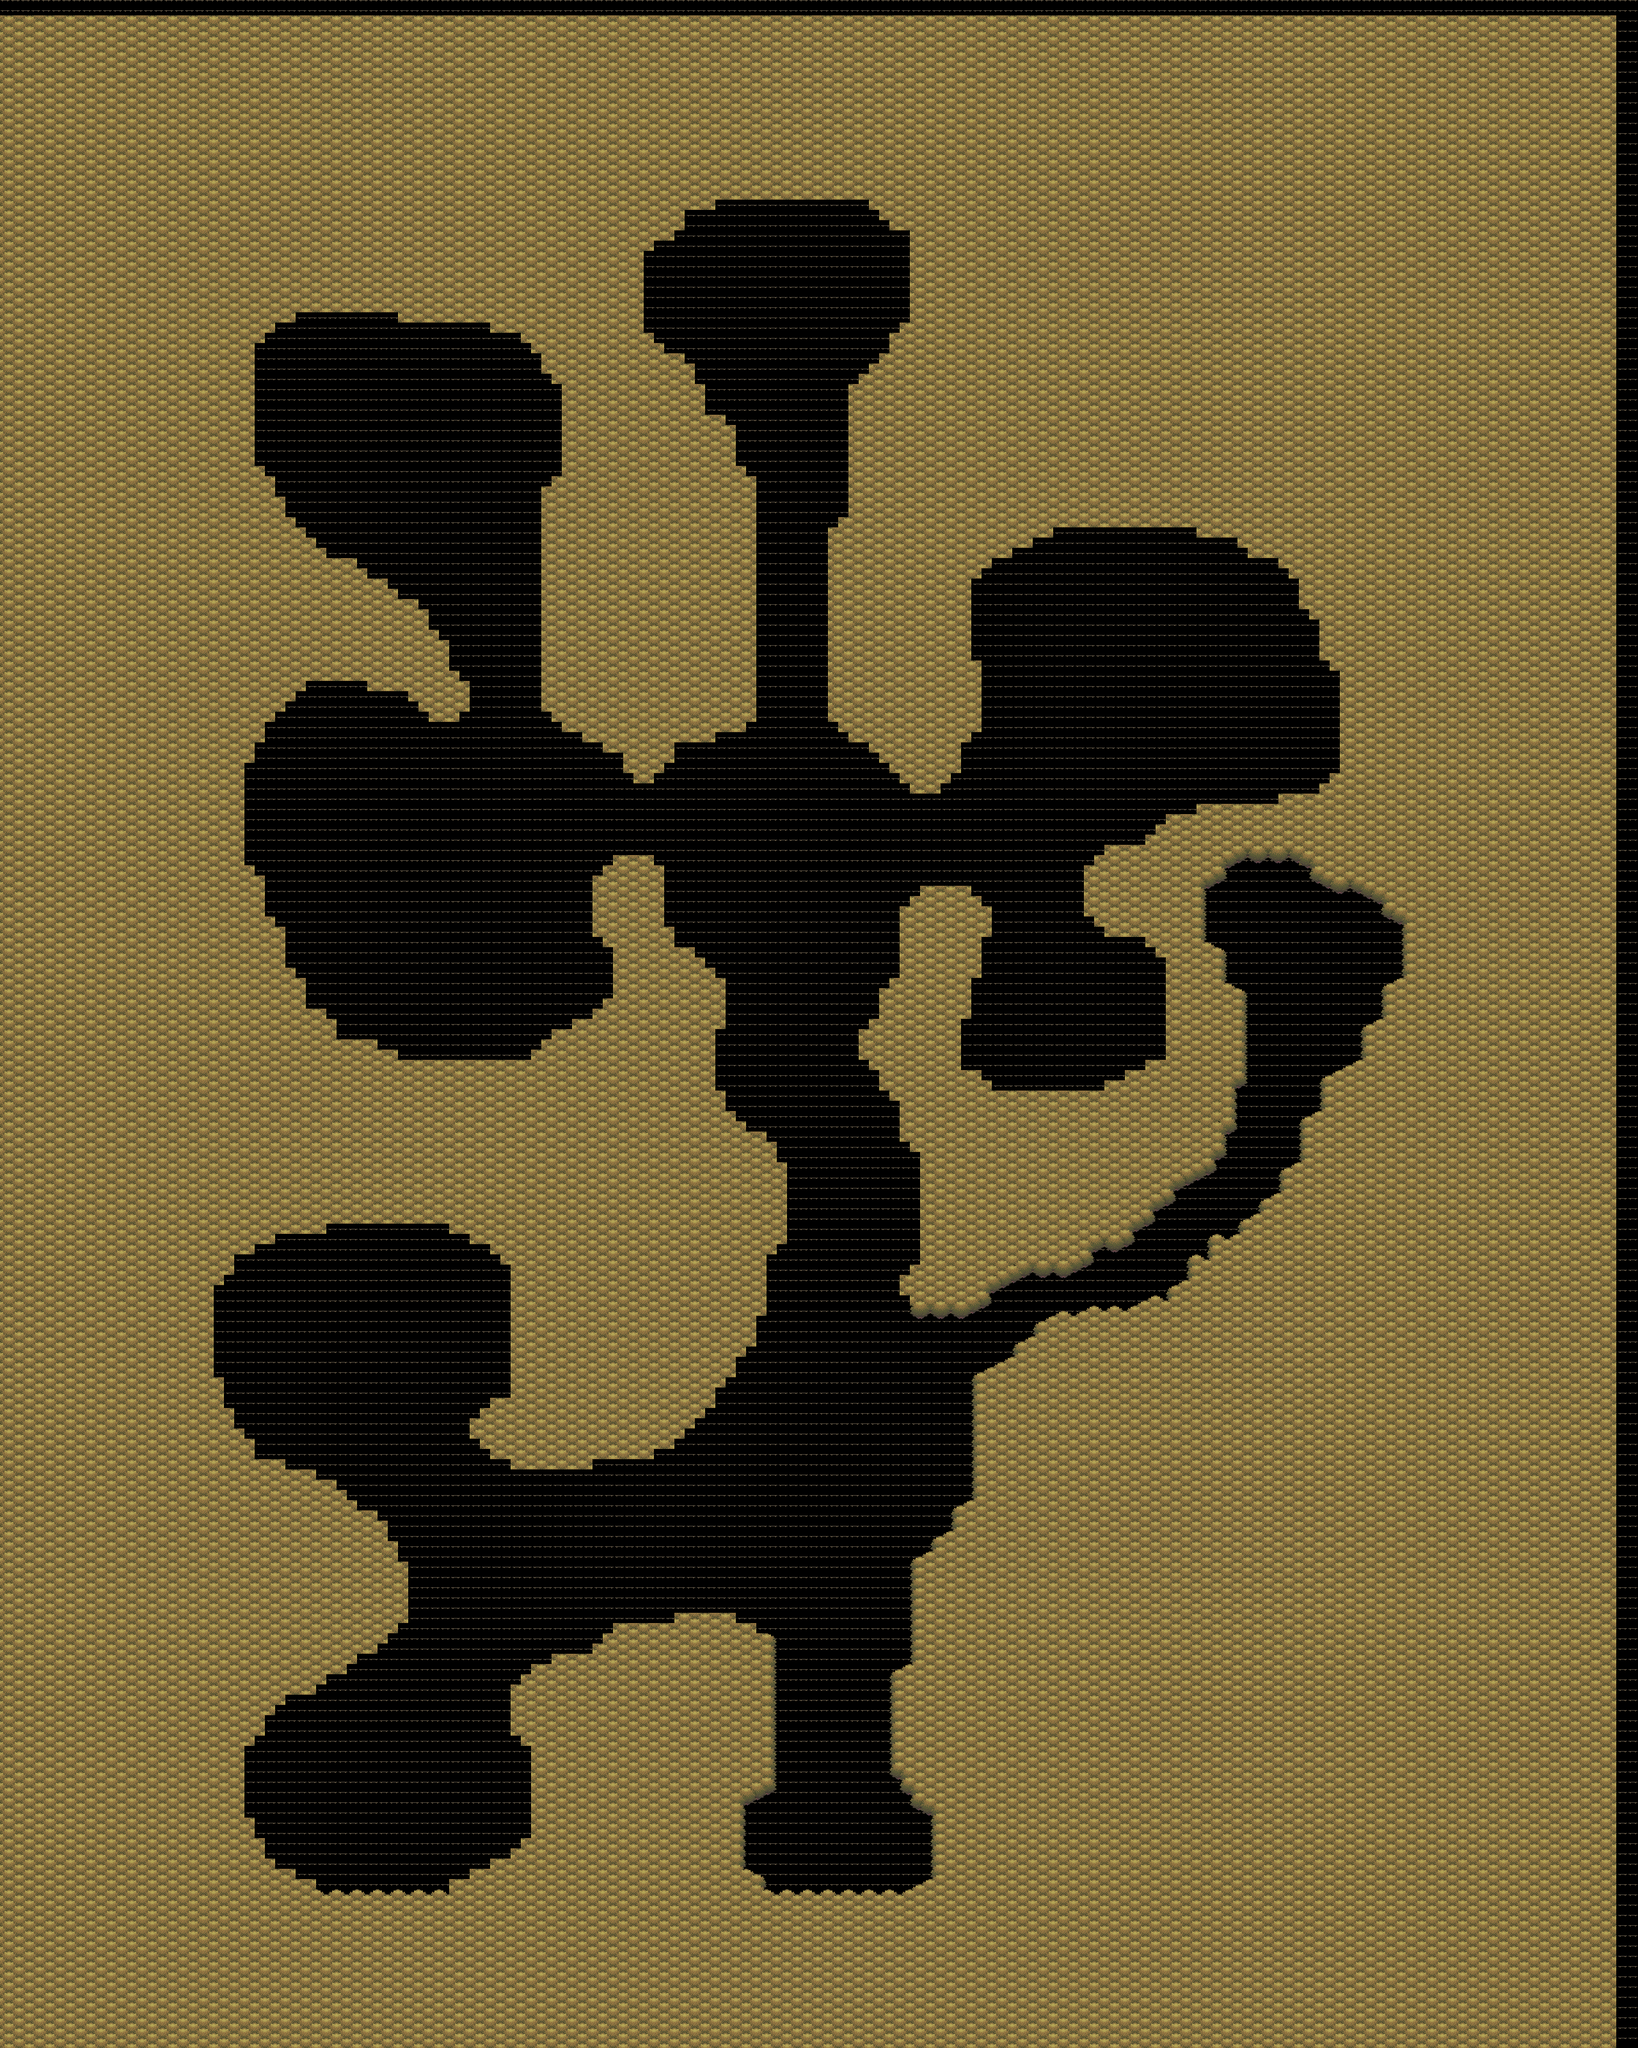

This game map was drawn from its Tiled (.tmx) file and the tilesets committed beside it. A one-line description and the trimmed map source follow:
An orthogonal 160x200 tile map with 16x16 px tiles, 4 tile layers (Tile Layer 1, tree1, main tree, Tile Layer 4).

<map version="1.9" tiledversion="1.9.0" orientation="orthogonal" renderorder="right-down" width="160" height="200" tilewidth="16" tileheight="16" infinite="0" nextlayerid="6" nextobjectid="1">
 <tileset firstgid="1" source="pastel-set-1.tsx" />
 <layer id="1" name="Tile Layer 1" width="160" height="200">
  <data>[32000 cells, 32000 non-empty, 1 distinct tile ids]</data>
 </layer>
 <layer id="4" name="tree1" width="160" height="200" offsetx="-34.6312" offsety="24.2218">
  <data>[32000 cells, 163 non-empty, 28 distinct tile ids]</data>
 </layer>
 <layer id="3" name="main tree" width="160" height="200" offsetx="-34.6312" offsety="24.2218">
  <data>[32000 cells, 23686 non-empty, 27 distinct tile ids]</data>
 </layer>
 <layer id="5" name="Tile Layer 4" width="160" height="200" offsetx="-34.6312" offsety="24.2218">
  <data>[32000 cells, 25 non-empty, 13 distinct tile ids]</data>
 </layer>
</map>
